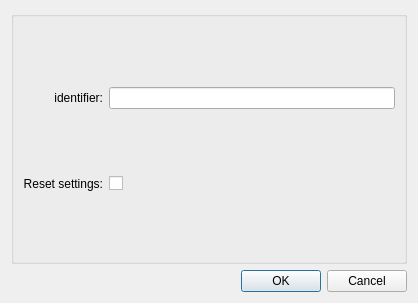
<?xml version="1.0" encoding="UTF-8"?>
<ui version="4.0">
 <class>ConfigureDialog</class>
 <widget class="QDialog" name="ConfigureDialog">
  <property name="geometry">
   <rect>
    <x>0</x>
    <y>0</y>
    <width>418</width>
    <height>303</height>
   </rect>
  </property>
  <property name="windowTitle">
   <string>Configure Geometry Fitter</string>
  </property>
  <layout class="QGridLayout" name="gridLayout">
   <item row="0" column="0">
    <widget class="QGroupBox" name="configGroupBox">
     <property name="title">
      <string/>
     </property>
     <layout class="QGridLayout" name="gridLayout_2">
      <item row="0" column="1">
       <widget class="QLineEdit" name="lineEdit0"/>
      </item>
      <item row="0" column="0">
       <widget class="QLabel" name="label0">
        <property name="text">
         <string>identifier:</string>
        </property>
        <property name="alignment">
         <set>Qt::AlignmentFlag::AlignRight|Qt::AlignmentFlag::AlignTrailing|Qt::AlignmentFlag::AlignVCenter</set>
        </property>
       </widget>
      </item>
      <item row="1" column="0">
       <widget class="QLabel" name="labelResetSettings">
        <property name="toolTip">
         <string>Reset the settings to their default values on the next run</string>
        </property>
        <property name="text">
         <string>Reset settings:</string>
        </property>
        <property name="alignment">
         <set>Qt::AlignmentFlag::AlignRight|Qt::AlignmentFlag::AlignTrailing|Qt::AlignmentFlag::AlignVCenter</set>
        </property>
       </widget>
      </item>
      <item row="1" column="1">
       <widget class="QCheckBox" name="checkBoxResetSettings">
        <property name="toolTip">
         <string>Reset the settings to their default values on the next run</string>
        </property>
        <property name="text">
         <string/>
        </property>
       </widget>
      </item>
     </layout>
    </widget>
   </item>
   <item row="1" column="0">
    <widget class="QDialogButtonBox" name="buttonBox">
     <property name="orientation">
      <enum>Qt::Orientation::Horizontal</enum>
     </property>
     <property name="standardButtons">
      <set>QDialogButtonBox::StandardButton::Cancel|QDialogButtonBox::StandardButton::Ok</set>
     </property>
    </widget>
   </item>
  </layout>
 </widget>
 <resources/>
 <connections>
  <connection>
   <sender>buttonBox</sender>
   <signal>accepted()</signal>
   <receiver>ConfigureDialog</receiver>
   <slot>accept()</slot>
   <hints>
    <hint type="sourcelabel">
     <x>248</x>
     <y>254</y>
    </hint>
    <hint type="destinationlabel">
     <x>157</x>
     <y>274</y>
    </hint>
   </hints>
  </connection>
  <connection>
   <sender>buttonBox</sender>
   <signal>rejected()</signal>
   <receiver>ConfigureDialog</receiver>
   <slot>reject()</slot>
   <hints>
    <hint type="sourcelabel">
     <x>316</x>
     <y>260</y>
    </hint>
    <hint type="destinationlabel">
     <x>286</x>
     <y>274</y>
    </hint>
   </hints>
  </connection>
 </connections>
</ui>
